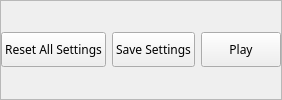
     <widget class="QFrame" name="fr_MainButtons">
      <property name="font">
       <font>
        <family>Source Sans Pro</family>
        <pointsize>9</pointsize>
        <underline>false</underline>
       </font>
      </property>
      <property name="frameShape">
       <enum>QFrame::StyledPanel</enum>
      </property>
      <property name="frameShadow">
       <enum>QFrame::Raised</enum>
      </property>
      <layout class="QGridLayout" name="gridLayout_14">
       <property name="leftMargin">
        <number>0</number>
       </property>
       <property name="topMargin">
        <number>0</number>
       </property>
       <property name="rightMargin">
        <number>0</number>
       </property>
       <property name="bottomMargin">
        <number>0</number>
       </property>
       <item row="0" column="1">
        <widget class="QPushButton" name="Btn_SaveSettings">
         <property name="minimumSize">
          <size>
           <width>0</width>
           <height>35</height>
          </size>
         </property>
         <property name="statusTip">
          <string>Saves the Settings | Ctrl+S</string>
         </property>
         <property name="whatsThis">
          <string/>
         </property>
         <property name="text">
          <string>Save Settings</string>
         </property>
         <property name="shortcut">
          <string>Ctrl+S</string>
         </property>
        </widget>
       </item>
       <item row="0" column="2">
        <widget class="QPushButton" name="Btn_Play">
         <property name="minimumSize">
          <size>
           <width>0</width>
           <height>35</height>
          </size>
         </property>
         <property name="statusTip">
          <string>Launches the game</string>
         </property>
         <property name="text">
          <string>Play</string>
         </property>
        </widget>
       </item>
       <item row="0" column="0">
        <widget class="QPushButton" name="Btn_ResetAllSettings">
         <property name="minimumSize">
          <size>
           <width>0</width>
           <height>35</height>
          </size>
         </property>
         <property name="statusTip">
          <string>Saves the Settings</string>
         </property>
         <property name="whatsThis">
          <string/>
         </property>
         <property name="text">
          <string>Reset All Settings</string>
         </property>
         <property name="icon">
          <iconset resource="resources.qrc">
           <normaloff>:/Images/Reset_Icon_16px</normaloff>:/Images/Reset_Icon_16px</iconset>
         </property>
         <property name="iconSize">
          <size>
           <width>24</width>
           <height>24</height>
          </size>
         </property>
         <property name="flat">
          <bool>false</bool>
         </property>
        </widget>
       </item>
      </layout>
     </widget>
